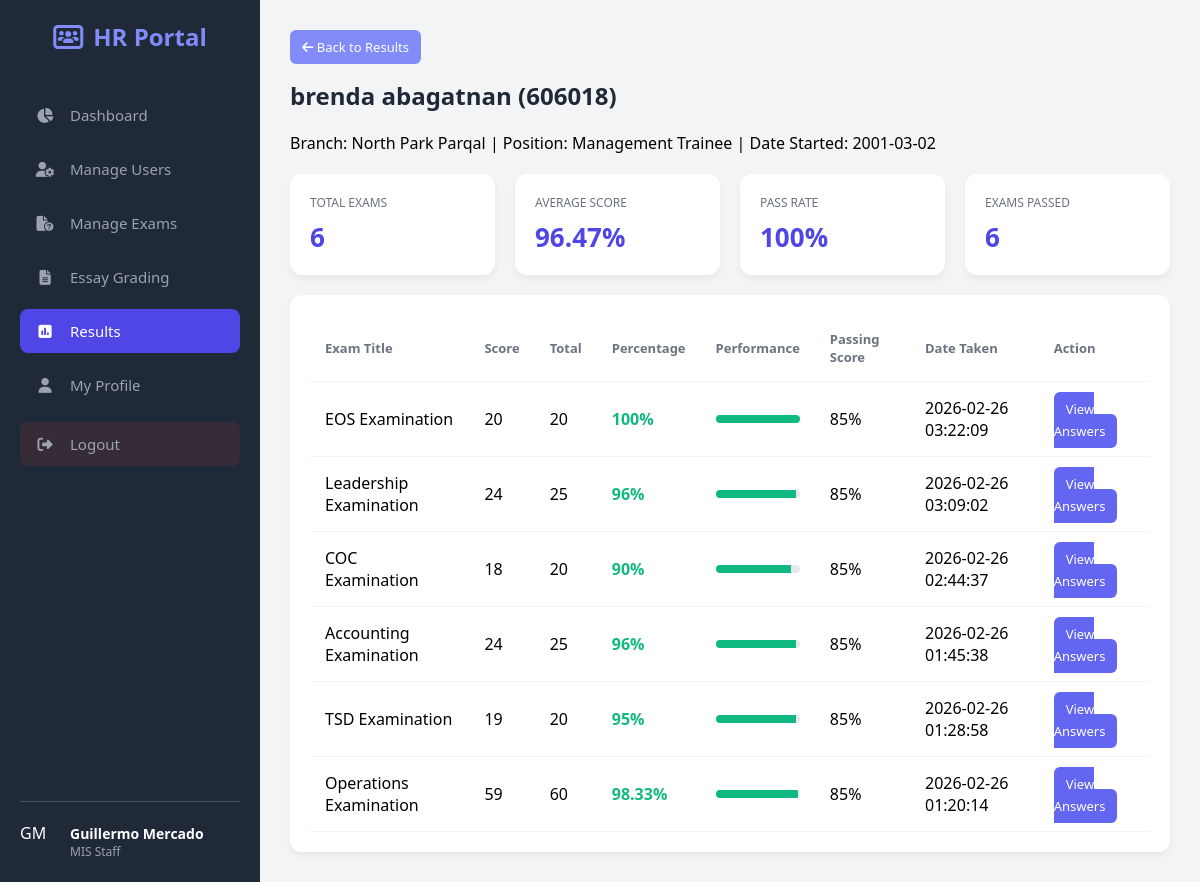
Screenshot of /hr/view_employee_results.php?id=39 (signed in) with the database file from the repository.
### tables this page shows
CREATE TABLE `users` (
  `id` int(11) NOT NULL,
  `full_name` varchar(150) NOT NULL,
  `employee_number` varchar(50) NOT NULL,
  `branch` varchar(100) NOT NULL,
  `position` varchar(100) NOT NULL,
  `date_started` date NOT NULL,
  `email` varchar(150) NOT NULL,
  `username` varchar(100) NOT NULL,
  `password` varchar(255) NOT NULL,
  `role` enum('Administrator','HR','Employee') NOT NULL DEFAULT 'Employee',
  `status` enum('Pending','Approved','Rejected','Inactive') NOT NULL DEFAULT 'Pending',
  `profile_photo` varchar(255) DEFAULT NULL,
  `date_created` timestamp NOT NULL DEFAULT current_timestamp()
);

CREATE TABLE `exam_results` (
  `id` int(11) NOT NULL,
  `exam_id` int(11) NOT NULL,
  `employee_id` int(11) NOT NULL,
  `score` int(11) NOT NULL,
  `essay_score` decimal(5,2) DEFAULT 0.00,
  `total` int(11) NOT NULL,
  `date_taken` timestamp NOT NULL DEFAULT current_timestamp(),
  `answers` longtext DEFAULT NULL CHECK (json_valid(`answers`)),
  `time_spent_seconds` int(11) DEFAULT 0,
  `started_at` datetime DEFAULT NULL
);

CREATE TABLE `exams` (
  `id` int(11) NOT NULL,
  `exam_order` int(11) NOT NULL DEFAULT 1,
  `title` varchar(255) NOT NULL,
  `description` text DEFAULT NULL,
  `exam_date` datetime NOT NULL,
  `due_date` datetime DEFAULT NULL,
  `passing_score` int(11) NOT NULL,
  `duration` int(11) NOT NULL,
  `status` enum('Active','Inactive','Archived') NOT NULL DEFAULT 'Active',
  `created_by` int(11) NOT NULL,
  `target_position` varchar(100) DEFAULT 'All',
  `date_created` timestamp NOT NULL DEFAULT current_timestamp(),
  `type` varchar(50) NOT NULL DEFAULT 'General'
);

### hr/view_employee_results.php (the view, shortened to what this page needs)
<?php
require_once __DIR__ . '/../config/db.php';
$employee_id = $_GET['id'] ?? null;
$stmtEmp = $pdo->prepare("SELECT id, employee_number, full_name, branch, position, date_started FROM users WHERE id = ?");
$stmtEmp->execute([$employee_id]);
$employee = $stmtEmp->fetch(PDO::FETCH_ASSOC);
$stmtResults = $pdo->prepare("
    SELECT
        er.id AS result_id,
        e.id AS exam_id,
        e.title AS exam_title,
        er.score,
        er.total,
        e.passing_score,
        er.date_taken
    FROM exam_results er
    JOIN exams e ON er.exam_id = e.id
    WHERE er.employee_id = ?
    ORDER BY er.date_taken DESC
");
$stmtResults->execute([$employee_id]);
$results = $stmtResults->fetchAll(PDO::FETCH_ASSOC);
$totalExams = count($results);
$totalScore = 0;
$totalMaxScore = 0;
$passedCount = 0;
foreach ($results as $r) {
    if ($r['total'] > 0) {
        $totalScore += $r['score'];
        $totalMaxScore += $r['total'];
        $percentage = ($r['score'] / $r['total']) * 100;
        if ($percentage >= $r['passing_score']) {
            $passedCount++;
        }
    }
}
$averageScore = $totalMaxScore > 0 ? round(($totalScore / $totalMaxScore) * 100, 2) : 0;
$passRate = $totalExams > 0 ? round(($passedCount / $totalExams) * 100, 1) : 0;
?>
<!DOCTYPE html>
<html lang="en">
<head>
<link rel="stylesheet" href="https://cdnjs.cloudflare.com/ajax/libs/font-awesome/6.4.0/css/all.min.css">
</head>
<body>
<nav class="sidebar">
    <div class="logo">
        <i class="fa-solid fa-users-rectangle"></i> HR Portal
    </div>
    <ul class="nav-links">
        <li><a href="index.php"><i class="fa-solid fa-chart-pie"></i> Dashboard</a></li>
        <li><a href="manage_users.php"><i class="fa-solid fa-user-gear"></i> Manage Users</a></li>
        <li><a href="manage_exams.php"><i class="fa-solid fa-file-circle-question"></i> Manage Exams</a></li>
        <li><a href="essay_grading.php"><i class="fa-solid fa-file-lines"></i> Essay Grading</a></li>
        <li><a href="results.php" class="active"><i class="fa-solid fa-square-poll-vertical"></i> Results</a></li>
        <li><a href="profile.php"><i class="fa-solid fa-user"></i> My Profile</a></li>
    <a href="../config/logout.php"
       class="logout-btn"
       onclick="return confirmLogout();"
       style="margin-top:15px;">
        <i class="fa-solid fa-right-from-bracket"></i> Logout
    </a>
    </ul>
    <div class="profile-footer" style="
        margin-top:auto;
        padding-top:20px;
        border-top:1px solid rgba(255,255,255,0.2);
        display:flex;
        align-items:center;
        gap:10px;
    ">
        <div class="avatar" style="width:40px;height:40px;font-size:16px;flex-shrink:0;">
            <?php
            $user_id = $_SESSION['user_id'];
            $stmtUser = $pdo->prepare("SELECT full_name, position, profile_photo FROM users WHERE id=?");
            $stmtUser->execute([$user_id]);
            $sidebarUser = $stmtUser->fetch(PDO::FETCH_ASSOC);
            $name = $sidebarUser['full_name'] ?? 'Admin User';
            $position = $sidebarUser['position'] ?? 'HR Manager';
            $photo = $sidebarUser['profile_photo'] ?? null;
            $initials = '';
            foreach(explode(" ", $name) as $w){
                $initials .= strtoupper($w[0]);
            }
            $initials = substr($initials,0,2);
            ?>
            <?php if($photo && file_exists("../uploads/{$photo}")): ?>
                <img src="../uploads/<?= htmlspecialchars($photo); ?>" alt="Profile">
            <?php else: ?>
                <?= $initials ?>
            <?php endif; ?>
        </div>
        <div style="color:white;">
            <div style="font-size:14px;font-weight:600;">
                <?= htmlspecialchars($name); ?>
            </div>
            <div style="font-size:12px;color:#9ca3af;">
                <?= htmlspecialchars($position); ?>
            </div>
        </div>
    </div>
</nav>
<div class="main-content">
<div class="content-area">
<a href="results.php" class="back-btn"><i class="fa-solid fa-arrow-left"></i> Back to Results</a>
<h2 class="section-title">
<?= htmlspecialchars($employee['full_name']) ?> (<?= htmlspecialchars($employee['employee_number']) ?>)
</h2>
<p>
Branch: <?= htmlspecialchars($employee['branch']) ?> |
Position: <?= htmlspecialchars($employee['position']) ?> |
Date Started: <?= htmlspecialchars($employee['date_started']) ?>
</p>
<div class="kpi-wrapper">
<div class="kpi-card">
<div class="kpi-title">Total Exams</div>
<div class="kpi-value"><?= $totalExams ?></div>
</div>
<div class="kpi-card">
<div class="kpi-title">Average Score</div>
<div class="kpi-value"><?= $averageScore ?>%</div>
</div>
<div class="kpi-card">
<div class="kpi-title">Pass Rate</div>
<div class="kpi-value"><?= $passRate ?>%</div>
</div>
<div class="kpi-card">
<div class="kpi-title">Exams Passed</div>
<div class="kpi-value"><?= $passedCount ?></div>
</div>
</div>
<div class="table-container">
<table>
<thead>
<tr>
<th>Exam Title</th>
<th>Score</th>
<th>Total</th>
<th>Percentage</th>
<th>Performance</th>
<th>Passing Score</th>
<th>Date Taken</th>
<th>Action</th>
</tr>
</thead>
<tbody>
<?php if($results): ?>
<?php foreach($results as $row):
$percentage = ($row['total'] > 0) ? round(($row['score'] / $row['total']) * 100, 2) : 0;
$class = ($percentage >= $row['passing_score']) ? "score-good" : "score-low";
?>
<tr>
<td><?= htmlspecialchars($row['exam_title']) ?></td>
<td><?= htmlspecialchars($row['score']) ?></td>
<td><?= htmlspecialchars($row['total']) ?></td>
<td class="<?= $class ?>"><?= $percentage ?>%</td>
<td>
<div class="progress-wrapper">
<div class="progress-fill <?= $percentage >= $row['passing_score'] ? 'progress-pass' : 'progress-fail' ?>"
     style="width: <?= $percentage ?>%;">
</div>
</div>
</td>
<td><?= htmlspecialchars($row['passing_score']) ?>%</td>
<td><?= htmlspecialchars($row['date_taken']) ?></td>
<td>
<a href="view_employee_exam.php?employee_id=<?= $employee_id ?>&exam_id=<?= $row['exam_id'] ?>" class="view-btn">
View Answers
</a>
</td>
</tr>
<?php endforeach; ?>
<?php else: ?>
<tr><td colspan="8">No exam results found for this employee.</td></tr>
<?php endif; ?>
</tbody>
</table>
</div>
</div>
</div>
</body>
</html>

### hr/view_employee_results.php (style rules this page uses)
:root { --primary-color:#4f46e5; --secondary-color:#818cf8; --bg-color:#f3f4f6; --sidebar-bg:#1f2937; --text-light:#ffffff; --text-dark:#1f2937; --card-bg:#ffffff; --danger:#ef4444; --success:#10b981; }
* { margin:0;padding:0;box-sizing:border-box;font-family:'Segoe UI',Tahoma,Geneva,Verdana,sans-serif; }
body { display:flex;background-color:var(--bg-color);height:100vh;overflow:hidden; }
.sidebar { width:260px;background-color:var(--sidebar-bg);color:var(--text-light);display:flex;flex-direction:column;padding:20px; }
.logo { font-size:24px;font-weight:bold;margin-bottom:40px;text-align:center;color:var(--secondary-color);display:flex;align-items:center;justify-content:center;gap:10px; }
.nav-links { list-style:none;flex-grow:1; }
.nav-links li { margin-bottom:10px; }
.nav-links a { text-decoration:none;color:#9ca3af;padding:12px 15px;display:flex;align-items:center;gap:15px;border-radius:8px;transition:0.2s;font-size:15px; }
.nav-links a:hover,.nav-links a.active { background-color:var(--primary-color);color:white; }
.nav-links a i { width:20px;text-align:center; }
.logout-btn { margin-top:auto;background-color:rgba(239,68,68,0.1);color:var(--danger); }
.main-content { flex:1;display:flex;flex-direction:column;overflow-y:auto; }
.content-area { padding:30px; }
.section-title { margin-bottom:20px;color:var(--text-dark); }
.table-container { background:var(--card-bg);padding:20px;border-radius:12px;box-shadow:0 4px 6px rgba(0,0,0,0.05);overflow-x:auto; }
table { width:100%;border-collapse:collapse; }
th, td { text-align:left;padding:15px;border-bottom:1px solid #f3f4f6; }
th { color:#6b7280;font-weight:600;font-size:13px; }
.export-btn,.back-btn,.view-btn { padding:8px 12px;border-radius:6px;text-decoration:none;font-size:13px; }
.back-btn { background:var(--secondary-color);color:white;display:inline-block;margin-bottom:15px; }
.view-btn { background:#6366f1;color:white; }
.score-good { color:var(--success);font-weight:600; }
.kpi-wrapper { display:grid;grid-template-columns:repeat(auto-fit,minmax(200px,1fr));gap:20px;margin:20px 0; }
.kpi-card { background:var(--card-bg);padding:20px;border-radius:12px;box-shadow:0 4px 6px rgba(0,0,0,0.05); }
.kpi-title { font-size:12px;text-transform:uppercase;color:#6b7280;margin-bottom:8px; }
.kpi-value { font-size:26px;font-weight:600;color:var(--primary-color); }
.progress-wrapper { background:#e5e7eb;border-radius:20px;height:8px;overflow:hidden; }
.progress-fill { height:100%; }
.progress-pass { background:var(--success); }

### rows the page displays
users: full_name "Guillermo Mercado", position "MIS Staff"
users: full_name "brenda abagatnan", employee_number "606018", branch "North Park Parqal", position "Management Trainee", date_started "2001-03-02"
exam_results: exam.title "EOS Examination", score "20", total "20", percentage "100", exam.passing_score "85", date_taken "2026-02-26 03:22:09"
exam_results: exam.title "Leadership Examination", score "24", total "25", percentage "96", exam.passing_score "85", date_taken "2026-02-26 03:09:02"
exam_results: exam.title "COC Examination", score "18", total "20", percentage "90", exam.passing_score "85", date_taken "2026-02-26 02:44:37"
exam_results: exam.title "Accounting Examination", score "24", total "25", percentage "96", exam.passing_score "85", date_taken "2026-02-26 01:45:38"
exam_results: exam.title "TSD Examination", score "19", total "20", percentage "95", exam.passing_score "85", date_taken "2026-02-26 01:28:58"
exam_results: exam.title "Operations Examination", score "59", total "60", percentage "98.33", exam.passing_score "85", date_taken "2026-02-26 01:20:14"

### other values shown
$initials "GM"
$totalExams "6"
$averageScore "96.47"
$passRate "100"
$passedCount "6"
